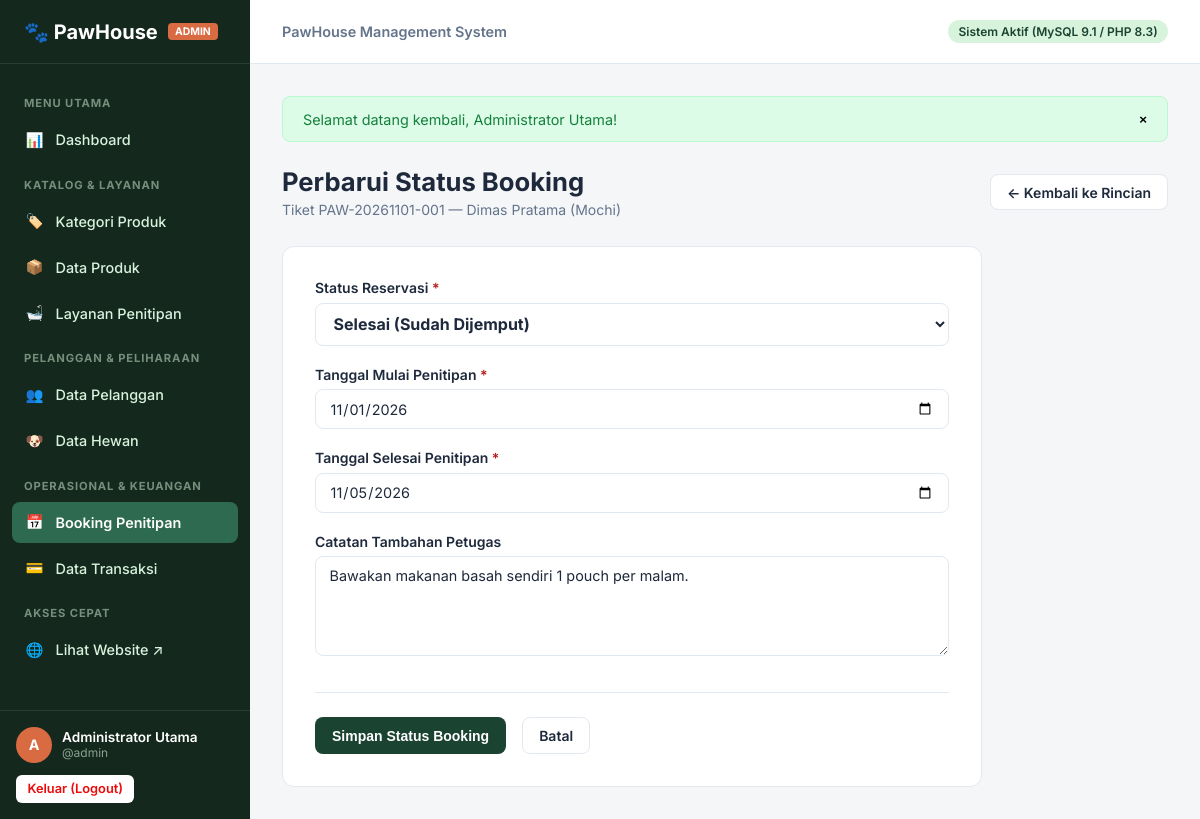
Screenshot of /admin/bookings/edit-status.php?id=1 (signed in) with the database file from the repository.
### tables this page shows
CREATE TABLE `bookings` (
  `id` INT AUTO_INCREMENT PRIMARY KEY,
  `booking_code` VARCHAR(30) NOT NULL UNIQUE,
  `customer_id` INT NOT NULL,
  `pet_id` INT NOT NULL,
  `service_id` INT NOT NULL,
  `start_date` DATE NOT NULL,
  `end_date` DATE NOT NULL,
  `notes` TEXT NULL,
  `status` ENUM('Menunggu', 'Dikonfirmasi', 'Sedang Dititipkan', 'Selesai', 'Dibatalkan') NOT NULL DEFAULT 'Menunggu',
  `created_at` TIMESTAMP DEFAULT CURRENT_TIMESTAMP,
  CONSTRAINT `fk_bookings_customer` FOREIGN KEY (`customer_id`) 
    REFERENCES `customers` (`id`) ON UPDATE CASCADE ON DELETE RESTRICT,
  CONSTRAINT `fk_bookings_pet` FOREIGN KEY (`pet_id`) 
    REFERENCES `pets` (`id`) ON UPDATE CASCADE ON DELETE RESTRICT,
  CONSTRAINT `fk_bookings_service` FOREIGN KEY (`service_id`) 
    REFERENCES `services` (`id`) ON UPDATE CASCADE ON DELETE RESTRICT
);

CREATE TABLE `customers` (
  `id` INT AUTO_INCREMENT PRIMARY KEY,
  `name` VARCHAR(100) NOT NULL,
  `phone` VARCHAR(20) NOT NULL,
  `email` VARCHAR(100) NULL,
  `address` TEXT NULL,
  `created_at` TIMESTAMP DEFAULT CURRENT_TIMESTAMP
);

CREATE TABLE `pets` (
  `id` INT AUTO_INCREMENT PRIMARY KEY,
  `customer_id` INT NOT NULL,
  `name` VARCHAR(100) NOT NULL,
  `type` VARCHAR(50) NOT NULL,
  `breed` VARCHAR(100) NULL,
  `age` INT NOT NULL DEFAULT 1,
  `notes` TEXT NULL,
  `created_at` TIMESTAMP DEFAULT CURRENT_TIMESTAMP,
  CONSTRAINT `fk_pets_customer` FOREIGN KEY (`customer_id`) 
    REFERENCES `customers` (`id`) ON UPDATE CASCADE ON DELETE CASCADE
);

### includes/functions.php (called while the page is built, shortened)
<?php
function e(?string $value): string {
    return htmlspecialchars((string)$value, ENT_QUOTES, 'UTF-8');
}

### config/database.php (called while the page is built, shortened)
<?php
function base_url(string $path = ''): string {
    return BASE_URL . ($path ? '/' . ltrim($path, '/') : '');
}

### admin/bookings/edit-status.php (the view, shortened to what this page needs)
<?php
require_once __DIR__ . '/../../config/database.php';
require_once __DIR__ . '/../../includes/functions.php';
$id = filter_input(INPUT_GET, 'id', FILTER_VALIDATE_INT);
$pdo = db();
$stmt = $pdo->prepare("
    SELECT
        b.*,
        cust.name AS customer_name,
        pet.name AS pet_name,
        s.name AS service_name
    FROM bookings b
    JOIN customers cust ON b.customer_id = cust.id
    JOIN pets pet ON b.pet_id = pet.id
    JOIN services s ON b.service_id = s.id
    WHERE b.id = ?
");
$stmt->execute([$id]);
$booking = $stmt->fetch();
require_once __DIR__ . '/../../includes/admin-header.php';
?>
<div class="page-header">
    <div>
        <h1 class="page-title">Perbarui Status Booking</h1>
        <p class="page-subtitle">Tiket <?= e($booking['booking_code']) ?> — <?= e($booking['customer_name']) ?> (<?= e($booking['pet_name']) ?>)</p>
    </div>
    <div>
        <a href="<?= base_url('admin/bookings/detail.php?id=' . $id) ?>" class="btn btn-outline">← Kembali ke Rincian</a>
    </div>
</div>
<div class="form-card">
    <form action="<?= base_url('admin/bookings/edit-status.php?id=' . $id) ?>" method="POST">
        <div class="form-group">
            <label for="status" class="form-label">Status Reservasi <span class="req">*</span></label>
            <select name="status" id="status" class="form-control" required style="font-weight: 700; font-size: 1rem;">
                <?php
                    $statuses = [
                        'Menunggu'          => 'Menunggu Konfirmasi',
                        'Dikonfirmasi'      => 'Dikonfirmasi (Siap Masuk)',
                        'Sedang Dititipkan' => 'Sedang Dititipkan di Kamar Hotel',
                        'Selesai'           => 'Selesai (Sudah Dijemput)',
                        'Dibatalkan'        => 'Dibatalkan'
                    ];
                    $currentStatus = $_POST['status'] ?? $booking['status'];
                    foreach ($statuses as $val => $lbl) {
                        $selected = ($currentStatus === $val) ? 'selected' : '';
                        echo "<option value=\"$val\" $selected>$lbl</option>";
                    }
                ?>
            </select>
        </div>
        <div class="form-row">
            <div class="form-group">
                <label for="start_date" class="form-label">Tanggal Mulai Penitipan <span class="req">*</span></label>
                <input type="date" name="start_date" id="start_date" class="form-control" required value="<?= e($_POST['start_date'] ?? $booking['start_date']) ?>">
            </div>
            <div class="form-group">
                <label for="end_date" class="form-label">Tanggal Selesai Penitipan <span class="req">*</span></label>
                <input type="date" name="end_date" id="end_date" class="form-control" required value="<?= e($_POST['end_date'] ?? $booking['end_date']) ?>">
            </div>
        </div>
        <div class="form-group">
            <label for="notes" class="form-label">Catatan Tambahan Petugas</label>
            <textarea name="notes" id="notes" class="form-control"><?= e($_POST['notes'] ?? $booking['notes']) ?></textarea>
        </div>
        <div class="form-actions">
            <button type="submit" class="btn btn-primary">Simpan Status Booking</button>
            <a href="<?= base_url('admin/bookings/detail.php?id=' . $id) ?>" class="btn btn-outline">Batal</a>
        </div>
    </form>
</div>
<?php require_once __DIR__ . '/../../includes/admin-footer.php'; ?>

### assets/css/admin.css (style rules this page uses)
:root { --admin-sidebar-bg: #14281D; --admin-sidebar-hover: #1E3F2E; --admin-sidebar-active: #2D6A4F; --admin-sidebar-text: #D8F3DC; --color-primary: #1B4332; --color-primary-light: #2D6A4F; --color-accent: #D96B43; --color-accent-hover: #BF5730; --admin-bg: #F4F6F8; --admin-surface: #FFFFFF; --admin-border: #E2E8F0; --admin-text: #1E293B; --admin-text-muted: #64748B; --color-success: #15803D; --color-success-bg: #DCFCE7; --color-warning: #B45309; --color-warning-bg: #FEF3C7; --color-danger: #B91C1C; --color-danger-bg: #FEE2E2; --color-info: #0369A1; --color-info-bg: #E0F2FE; --sidebar-width: 250px; --header-height: 64px; --radius-sm: 6px; --radius-md: 8px; --radius-lg: 12px; --shadow-sm: 0 1px 2px 0 rgba(0, 0, 0, 0.05); --shadow-md: 0 4px 6px -1px rgba(0, 0, 0, 0.1), 0 2px 4px -1px rgba(0, 0, 0, 0.06); }
*, *::before, *::after { box-sizing: border-box; margin: 0; padding: 0; }
body { font-family: 'Inter', -apple-system, BlinkMacSystemFont, 'Segoe UI', Roboto, sans-serif; color: var(--admin-text); background: var(--admin-bg); min-height: 100vh; display: flex; }
.page-header { display: flex; justify-content: space-between; align-items: center; margin-bottom: 1.75rem; flex-wrap: wrap; gap: 1rem; }
.page-title { font-size: 1.6rem; font-weight: 700; color: var(--admin-text); }
.page-subtitle { font-size: 0.875rem; color: var(--admin-text-muted); margin-top: 0.25rem; }
.btn { display: inline-flex; align-items: center; justify-content: center; gap: 6px; padding: 0.55rem 1rem; font-size: 0.875rem; font-weight: 600; border-radius: var(--radius-md); border: 1px solid transparent; cursor: pointer; text-decoration: none; transition: all 0.15s ease; }
.btn-primary { background: var(--color-primary); color: #FFFFFF; }
.btn-outline { background: #FFFFFF; border-color: var(--admin-border); color: var(--admin-text); }
.form-card { background: var(--admin-surface); border: 1px solid var(--admin-border); border-radius: var(--radius-lg); padding: 2rem; max-width: 700px; }
.form-group { margin-bottom: 1.25rem; }
.form-label { display: block; font-size: 0.875rem; font-weight: 600; margin-bottom: 0.4rem; color: var(--admin-text); }
.form-label .req { color: var(--color-danger); }
.form-control { width: 100%; padding: 0.6rem 0.85rem; font-size: 0.9rem; font-family: inherit; border: 1px solid var(--admin-border); border-radius: var(--radius-md); background: #FFFFFF; color: var(--admin-text); }
textarea.form-control { resize: vertical; min-height: 100px; }
.form-actions { display: flex; gap: 1rem; margin-top: 2rem; padding-top: 1.5rem; border-top: 1px solid var(--admin-border); }

### rows the page displays
bookings: booking_code "PAW-20261101-001", customer.name "Dimas Pratama", pet.name "Mochi", start_date "11/01/2026", end_date "11/05/2026", notes "Bawakan makanan basah sendiri 1 pouch per malam."

### other values shown
$currentAdmin['role'] "ADMIN"
substr($currentAdmin['name'] ?? 'A', 0, 1) "A"
$currentAdmin['name'] "Administrator Utama"
$currentAdmin['username'] "admin"
$flash['message'] "Selamat datang kembali, Administrator Utama!"
form field status "Selesai (Sudah Dijemput)"
